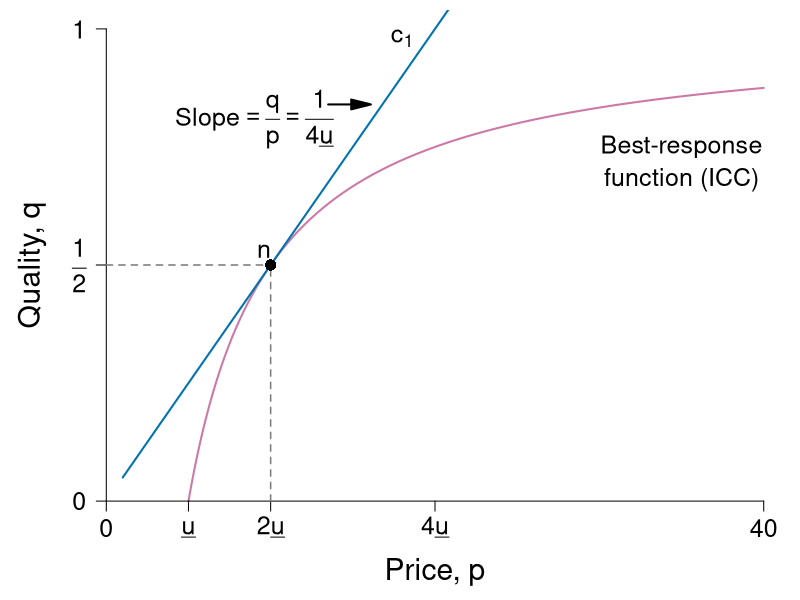

This figure's R source:
require(ggplot2)
require(shape)
pdf(file = "information_power/ch11_fig5_checkpoint.pdf", width = 9, height = 7)

#Set parameters for graphics
axislabelsize <- 1.8
labelsize <- 1.5
namesize <- 1.8
annotatesize <- 1.5
graphlinewidth <- 2
segmentlinewidth <- 1.5

COL <- c("#7fc97f", "#beaed4", "#fdc086", "#ffff99", "#386cb0", "#f0027f", "#bf5b17", "#666666")
COLA <- c("#e0f3db", "#99d8c9","#66c2a4","#41ae76", "#238b45", "#005824")
COLB <- c("#c6dbef", "#4eb3d3", "#2b8cbe", "#0868ac","#084081")
COLC <- c("#fcfbfd", "#efedf5", "#dadaeb", "#bcbddc", "#9e9ac8", "#807dba", "#6a51a3", "#54278f", "#3f007d")
grays <- gray.colors(25, start = 1, end = 0)
CBCols <- c("#009E73","#0072B2","#E69F00","#CC79A7", "#F0E442")

brfFn <- function(p, delta = 5) {
  1 - (delta) / p
}

solowCondition <- function(p, delta = 5){
  (p*(1/(4*delta)))
}


par(mar =  c(4, 4, 0.5, 0.5))
xlims <- c(0, 40)
ylims <- c(0, 1)


plot(0, 0, xlim = xlims, ylim = ylims, type = "n",
     xlab = "",
     ylab = "",
     xaxt = "n", yaxt = "n", cex.lab = axislabelsize, bty = "n")

npts <- 500 
npts2 <- 501
#Specify the sequences of points for graphing. 
xx1 <- seq(5, xlims[2], length.out = npts)
xx2 <- seq(1, xlims[2], length.out = npts)

#Draw the lines for the graphs
lines(xx1, brfFn(xx1), col = CBCols[4], lwd = graphlinewidth)
lines(xx2, solowCondition(xx2, delta = 5), col = CBCols[2], lwd = graphlinewidth)

#Customize ticks and labels for the plot
ticksy <- c(0, 0.5, 1)
ylabels <- c(0, expression(paste(frac(1,2))), 1)
ticksx <- c(0, 5,10, 20, 40)
xlabels <- c(0, expression(paste(underline("u"))),expression(paste(2*underline("u"))), expression(paste(4*underline("u"))), 40)
axis(1, at = ticksx, pos = 0, labels = xlabels, cex.axis = labelsize)
axis(2, at = ticksy, pos = 0, labels = ylabels, las = 1, cex.axis = labelsize)

mtext(expression(paste("Price, ", p)), side = 1, line = 2.5, cex = axislabelsize)
text(-4.5, 0.5*ylims[2], expression(paste("Quality, ", q)), xpd = TRUE, cex = axislabelsize, srt = 90) 

#Annotation of the three graphs and the NE
t#ext(32, 0.97, expression(paste("Incomplete contract")), cex = annotatesize)
#text(36, 1, expression(paste("Isocost")), cex = annotatesize)
text(18, 0.98, expression(paste(c[1])), cex = annotatesize)
#text(32, 0.92, expression(paste(q == frac(p, 8*underline("u")))), cex = annotatesize)
text(35, 0.75, expression(paste("Best-response")), cex = annotatesize)
text(35, 0.68, expression(paste("function (ICC)")), cex = annotatesize)
#text(35, 0.50, expression(paste(q == 1 - frac(2*underline("u"), p))), cex = annotatesize)
#text(16, 0.57, expression(paste("Nash")), cex = annotatesize)
#text(16, 0.52, expression(paste("equilibrium")), cex = annotatesize)

#Lines for the coordinates of the Nash equilbrium
segments(10, 0, 10, 0.5, lty = 2, col = grays[20], lwd = segmentlinewidth)
segments(0, 0.5, 10, 0.5, lty = 2, col = grays[20], lwd = segmentlinewidth)

#Iso-cost slope annotation
text(9, 0.81, expression(paste("Slope", phantom() == frac(q,p), phantom() == frac(1, 4*underline("u")))), cex = annotatesize)
Arrows(13.5, 0.84, 15.5, 0.84, col = "black", lty = 1, lwd = 2, arr.type = "triangle")

#BRF Slope annotation
#text(25, 0.41, expression(paste("Slope", phantom() == q[p], phantom() == frac(2*underline("u"), p^2))), cex = annotatesize)
#Arrows(25, 0.43, 25, 0.56, col = "black", lty = 1, lwd = 2, arr.type = "triangle")


#Add a ray and a point for c.  
points(10, 0.5, pch = 16, col = "black", cex = 1.5)
text(9.6, 0.53, expression(paste("n")), cex = annotatesize)

dev.off()
